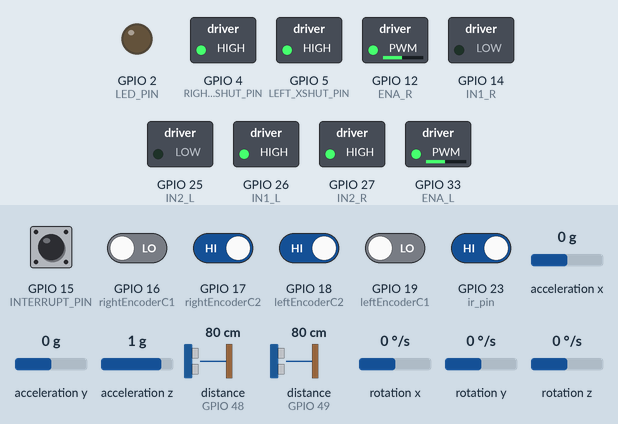
Simulated run of this sketch. Board: ESP32. Parts: switched loads named in the sketch (green lamp = pin HIGH), output pins drawn as LEDs (lit = HIGH). The inputs (shaded band) are chosen by the test bench; at power-on: GPIO 17 (rightEncoderC2), GPIO 18 (leftEncoderC2), GPIO 23 (ir_pin) HIGH, GPIO 15 (INTERRUPT_PIN), GPIO 16 (rightEncoderC1), GPIO 19 (leftEncoderC1) LOW, rotation z 0 °/s, acceleration x 0 g, acceleration y 0 g, acceleration z 1 g, distance to the obstacle (sensors on GPIO 48, GPIO 49) 80 cm, rotation x 0 °/s, rotation y 0 °/s. The sensor or clock chip raises its interrupt line as the real part does; what the sketch prints to the serial monitor is not drawn.

Above: at 7.1 s.
7.2 s: rotation z set to -27 °/s
10.2 s: rotation z set to -33 °/s
14.9 s: GPIO 23 (ir_pin) driven LOW
At 16.8 s:
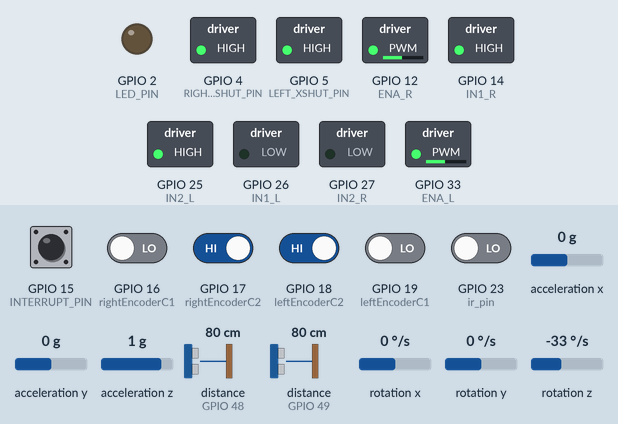
17.9 s: GPIO 23 (ir_pin) driven HIGH
At 20.2 s:
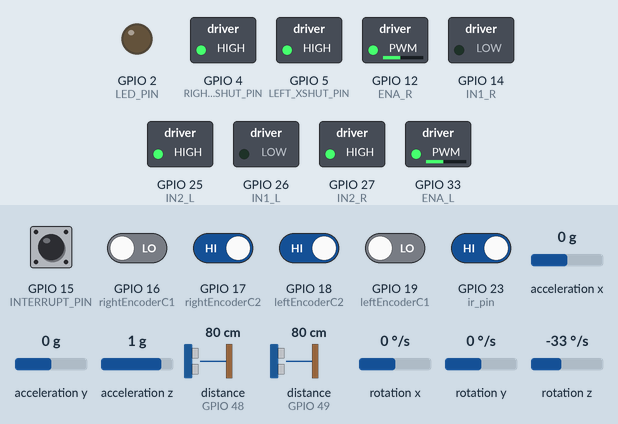
20.5 s: GPIO 16 (rightEncoderC1) driven HIGH
At 21.4 s:
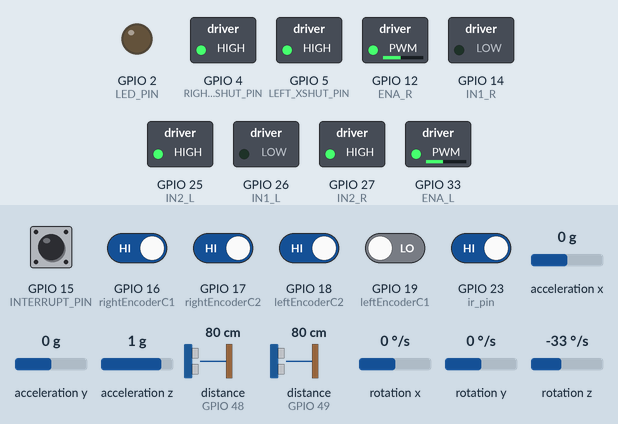
Timing chart, 0 to 23.0 s (numbered marks = the images above; inputs shaded):
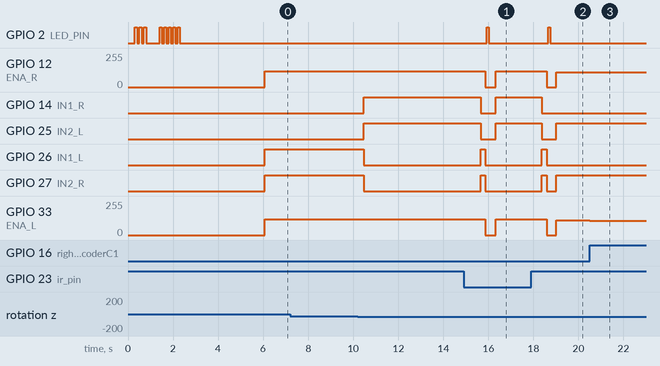

The sketch:

MoveForwardAndTurnRight.ino
```cpp
#include "MPU6050_6Axis_MotionApps20.h"
#include<VL53L0X.h>
#include "I2Cdev.h"
#include <Wire.h>


// ==================== Pins ================
// Left Motor
#define ENA_L 33
#define IN1_L 26
#define IN2_L 25

// Right Motor
#define ENA_R 12
#define IN1_R 14
#define IN2_R 27

// Left Encoder
#define leftEncoderC1 19
#define leftEncoderC2 18

// Right Encoder
#define rightEncoderC1 16
#define rightEncoderC2 17

// Lasers
#define LEFT_XSHUT_PIN 5
#define RIGHT_XSHUT_PIN 4

// IR
#define ir_pin 23

// ON BOARD LED
#define LED_PIN 2

// Interrupt pin
#define INTERRUPT_PIN 15

#define OUTPUT_READABLE_YAWPITCHROLL


// ==================== Constants ================
int encoderPolesCount = 14;
float motorGearRatio = 29;
float wheelDiameter = 4.6; //cm
float baseSpeed = 110;

const int CELL_SIZE = 24;
const int WALL_DETECTED = 8;

// Lazers Addresses
const uint8_t LEFT_SENSOR_ADDRESS = 0x30;
const uint8_t RIGHT_SENSOR_ADDRESS = 0x31;

// Absolute yaw target for each logical direction (deg).
// Right turn DECREASES yaw on this build, so going
// FORWARD -> RIGHT -> BACKWARD -> LEFT steps the target
// down each time.
const float directionYaw[4] =
{
  0,
  90.0,
  180.0,
  270.0
};


// ==================== Variables ================
// MOTOR SELECTOR
enum Motor { LEFT, RIGHT };
enum LocalDirectionStates
{
  FORWARD_D,
  RIGHT_D,
  BACKWARD_D,
  LEFT_D
};

LocalDirectionStates CurrentDirection;

// Lazers
VL53L0X leftSensor;
VL53L0X rightSensor;

// MPU6050
MPU6050 mpu;
float yawAngle;

// MPU6050 Control / Status Variables
bool DMPReady = false;
uint8_t MPUIntStatus;
uint8_t devStatus;
uint16_t packetSize;
uint8_t FIFOBuffer[64];

// Orientation / Motion Variables
Quaternion q;
VectorInt16 aa;
VectorInt16 gy;
VectorInt16 aaReal;
VectorInt16 aaWorld;
VectorFloat gravity;

float euler[3];
float ypr[3];

// TEAPOT PACKET
uint8_t teapotPacket[14] = {'$', 0x02, 0, 0, 0, 0, 0, 0, 0, 0, 0x00, 0x00, '\r', '\n'};


// ==================== Interrupt Variables ================
// MPU INTERRUPT
volatile bool MPUInterrupt = false;

volatile bool wallDetected = false;

volatile long leftEncoderCount = 0;
volatile long rightEncoderCount = 0;


// ==================== PID Parameters ================
// Move Specific Distance PID
// Gains
float Kp = 2;
float Ki = 0;
float Kd = 0.5;

// Controller signals
float P;
float I;
float D;

// Error tolerance
float tolerance = 2;

// Error variables
float error;
float prevError;
float currentTime;
float prevTime;

float maxPID_Out = 30;


// Lazers PID
float Kp_distance = 2.0;
float Ki_distance = 0.0;
float Kd_distance = 0.5;

const float distance_INTEGRAL_LIMIT = 20.0;
const float distance_PID_MAX = 30.0;
unsigned long distancePrevTime = 0;
float distancePrevError = 0;


// TURN PID GAINS
float Kp_turn = 1.9;
float Ki_turn = 0.0;
float Kd_turn = 0.5;

// LEFT / RIGHT SPEED SYNC
const unsigned long SYNC_SAMPLE_MS = 20;
const int SYNC_MAX_CORRECTION = 5;
const float SYNC_KP = 1.0;


// TURN PID TUNING
const float TURN_SPEED_MAX = 100.0;

// Inside this angle counts as arrived
const float TURN_TOLERANCE = 2;

// Motors don't reliably move below this speed
const float TURN_MIN_EFFECTIVE_SPEED = 120;

// Anti-windup limit
const float TURN_INTEGRAL_LIMIT = 10.0;


// ==================== ISR Functions ================
void IRAM_ATTR WallISR()
{
  wallDetected = true;
}

// Left Encoder
void IRAM_ATTR leftEncoderISR_C1()
{
  bool a = digitalRead(leftEncoderC1);
  bool b = digitalRead(leftEncoderC2);

  if (a == b) {
    leftEncoderCount++;
  }
  else {
    leftEncoderCount--;
  }
}

void IRAM_ATTR leftEncoderISR_C2()
{
  bool a = digitalRead(leftEncoderC1);
  bool b = digitalRead(leftEncoderC2);

  if (a != b) {
    leftEncoderCount++;
  }
  else {
    leftEncoderCount--;
  }
}

// Right Encoder
void IRAM_ATTR rightEncoderISR_C1()
{
  bool a = digitalRead(rightEncoderC1);
  bool b = digitalRead(rightEncoderC2);

  if (a == b) {
    rightEncoderCount--;
  }
  else {
    rightEncoderCount++;
  }
}

void IRAM_ATTR rightEncoderISR_C2()
{
  bool a = digitalRead(rightEncoderC1);
  bool b = digitalRead(rightEncoderC2);

  if (a != b) {
    rightEncoderCount--;
  }
  else {
    rightEncoderCount++;
  }
}

// SETUP
void setup() {
  Serial.begin(115200);
  InitializeVL53();

  //IR Pin
  pinMode(ir_pin, INPUT);

  // ON BOARD LED
  pinMode(LED_PIN, OUTPUT);
  digitalWrite(LED_PIN, LOW);


  // MOTORS START
  pinMode(IN1_L, OUTPUT);
  pinMode(IN2_L, OUTPUT);

  pinMode(IN1_R, OUTPUT);
  pinMode(IN2_R, OUTPUT);

  analogWriteResolution(ENA_R, 8);
  analogWriteFrequency(ENA_R, 5000);

  analogWriteResolution(ENA_L, 8);
  analogWriteFrequency(ENA_L, 5000);

  stopMotor(LEFT);
  stopMotor(RIGHT);

  // ENCODERS START
  pinMode(leftEncoderC1, INPUT);
  pinMode(leftEncoderC2, INPUT);

  pinMode(rightEncoderC1, INPUT);
  pinMode(rightEncoderC2, INPUT);

  attachInterrupt(digitalPinToInterrupt(ir_pin), WallISR, FALLING);
  attachInterrupt(digitalPinToInterrupt(leftEncoderC1), leftEncoderISR_C1, CHANGE );
  attachInterrupt(digitalPinToInterrupt(leftEncoderC2), leftEncoderISR_C2, CHANGE );

  attachInterrupt(digitalPinToInterrupt(rightEncoderC1), rightEncoderISR_C1, CHANGE );
  attachInterrupt(digitalPinToInterrupt(rightEncoderC2), rightEncoderISR_C2, CHANGE );

  // MPU6050 Start
  InitializeMPU_6050();

  // Set Initial Direction
  CurrentDirection = FORWARD_D;

  delay(3500);
}

// Loop
void loop() {
  WallFollower();
}


// ==================== Initializing Functions ================
// Initialize MPU6050
void InitializeMPU_6050()
{
#if I2CDEV_IMPLEMENTATION == I2CDEV_ARDUINO_WIRE
  Wire.begin();
  Wire.setClock(400000);

#elif I2CDEV_IMPLEMENTATION == I2CDEV_BUILTIN_FASTWIRE
  Fastwire::setup(400, true);

#endif

  // Initialize Device
  Serial.println(F("Initializing I2C devices..."));
  mpu.initialize();
  pinMode(INTERRUPT_PIN, INPUT);

  // Verifiy Connection
  Serial.println(F("Testing MPU6050 connection..."));

  if (mpu.testConnection() == false)
  {
    Serial.println("MPU6050 connection failed");
    while (true);
  }
  else
  {
    Serial.println("MPU6050 connection successful");
    Blink(3);
  }

  // Initialize DMP
  Serial.println(F("Initializing DMP..."));
  devStatus = mpu.dmpInitialize();

  // GYRO / ACCEL OFFSETS
  mpu.setXGyroOffset(0);
  mpu.setYGyroOffset(0);
  mpu.setZGyroOffset(0);

  mpu.setXAccelOffset(0);
  mpu.setYAccelOffset(0);
  mpu.setZAccelOffset(0);

  // Check DMP
  if (devStatus == 0) {

    mpu.CalibrateAccel(6);
    mpu.CalibrateGyro(6);

    Serial.println("These are the Active offsets: ");
    mpu.PrintActiveOffsets();

    Serial.println(F("Enabling DMP..."));
    mpu.setDMPEnabled(true);

    // ESP32 INTERRUPT
    attachInterrupt(digitalPinToInterrupt(INTERRUPT_PIN), DMPDataReady, RISING);
    MPUIntStatus = mpu.getIntStatus();

    // DMP READY
    Serial.println(F("DMP ready! Waiting for first interrupt..."));
    DMPReady = true;
    packetSize = mpu.dmpGetFIFOPacketSize();

    Blink(5);
  }
  else
  {
    Serial.print("DMP initialization failed. Code: ");
    Serial.println(devStatus);
  }
}


//Initialize Lazers Sensor
void InitializeVL53()
{
  Wire.begin();
  pinMode(LEFT_XSHUT_PIN, OUTPUT);
  pinMode(RIGHT_XSHUT_PIN, OUTPUT);

  // Turn both sensors OFF
  digitalWrite(LEFT_XSHUT_PIN, LOW);
  digitalWrite(RIGHT_XSHUT_PIN, LOW);

  delay(100);

  // Start LEFT sensor
  digitalWrite(LEFT_XSHUT_PIN, HIGH);
  delay(100);

  if (!leftSensor.init())
  {
    Serial.println("LEFT sensor failed!");
    while (true);
  }

  leftSensor.setAddress(LEFT_SENSOR_ADDRESS);
  leftSensor.setTimeout(100);
  leftSensor.startContinuous();


  // Start RIGHT sensor
  digitalWrite(RIGHT_XSHUT_PIN, HIGH);
  delay(100);

  if (!rightSensor.init())
  {
    Serial.println("RIGHT sensor failed!");
    while (true);
  }

  rightSensor.setAddress(RIGHT_SENSOR_ADDRESS);
  rightSensor.setTimeout(100);
  rightSensor.startContinuous();

  Serial.println("Both sensors sensors ready.");
}


// ==================== PID Functions ================
void VLO_PID()
{
  // Read sensors
  float leftDistance = readLeftDistance();
  float rightDistance = readRightDistance();

  // Check readings
  if (leftDistance <= 0 || rightDistance <= 0)
  {
    stopMotor(LEFT);
    stopMotor(RIGHT);
    return;
  }

  float output = 0;

  if (leftDistance <= 12 && rightDistance <= 12)
  {

    // يوجد حائط على اليمين واليسار
    // استخدم VL53 Error
    error = leftDistance - rightDistance;

    // Calculate dt
    unsigned long currentTime = millis();
    float dt = (currentTime - distancePrevTime) / 1000.0;


    if (dt <= 0)
    {
      dt = 0.001;
    }
    distancePrevTime = currentTime;

    P = Kp_distance * error;
    I += error * dt * Ki_distance;
    I = constrain(I, -distance_INTEGRAL_LIMIT, distance_INTEGRAL_LIMIT);
    D = Kd_distance * ((error - distancePrevError) / dt);

    distancePrevError = error;

    // PID output
    output = P + I + D;

    // Limit output
    output =constrain(output, -distance_PID_MAX, distance_PID_MAX);

    int leftSpeed = baseSpeed - output;
    int rightSpeed = baseSpeed + output;

    // Limit speeds
    leftSpeed =constrain(leftSpeed, 0, 180);
    rightSpeed = constrain(rightSpeed, 0, 180);

    motorForward(leftSpeed, LEFT);
    motorForward(rightSpeed, RIGHT);
  }
  else
  {
    output =
      calcuate();
  }

  // Debug
  Serial.print("L: ");
  Serial.print(leftDistance);

  Serial.print(" | R: ");
  Serial.print(rightDistance);

  Serial.print(" | Error: ");
  Serial.print(error);

  Serial.print(" | Output: ");
  Serial.println(output);
}


// ==================== MPU Functions ================
void DMPDataReady() {
  MPUInterrupt = true;
}


// Update MPU6050 Readings
void UpdateMPU_6050()
{
  if (!DMPReady)
  {
    return;
  }

  if (mpu.dmpGetCurrentFIFOPacket(FIFOBuffer)) {

    mpu.dmpGetQuaternion(&q, FIFOBuffer);
    mpu.dmpGetGravity(&gravity, &q);
    mpu.dmpGetYawPitchRoll(ypr, &q, &gravity);

    //convert the radian to degree
    yawAngle = ypr[0] * 180 / M_PI;
  }
}


// ==================== LED Function ================
void Blink(int times) {

  for (int i = 0; i < times; i++) {

    digitalWrite(LED_PIN, HIGH);
    delay(100);
    digitalWrite(LED_PIN, LOW);
    delay(100);
  }
}


// ==================== Motor Functions ================
// Motor Forward
void motorForward(int speed, Motor motor) {

  speed = constrain(speed, 0, 255);

  if (motor == LEFT) {

    digitalWrite(IN1_L, LOW);
    digitalWrite(IN2_L, HIGH);
    analogWrite(ENA_L, speed);
  }
  else {

    digitalWrite(IN1_R, LOW);
    digitalWrite(IN2_R, HIGH);
    analogWrite(ENA_R, speed);
  }
}


// Motor Backward
void motorBackward(int speed, Motor motor) {

  speed = constrain(speed, 0, 255);


  if (motor == LEFT) {

    digitalWrite(IN1_L, HIGH);
    digitalWrite(IN2_L, LOW);
    analogWrite(ENA_L, speed);
  }
  else {

    digitalWrite(IN1_R, HIGH);
    digitalWrite(IN2_R, LOW);
    analogWrite(ENA_R, speed);
  }
}


// Motor Control
void stopMotor(Motor motor) {

  if (motor == LEFT) {

    digitalWrite(IN1_L, LOW);
    digitalWrite(IN2_L, LOW);
    analogWrite(ENA_L, 0);
  }
  else {

    digitalWrite(IN1_R, LOW);
    digitalWrite(IN2_R, LOW);
    analogWrite(ENA_R, 0);
  }
}


// ==================== Read Functions =================
// Read Left Distance in cm
float readLeftDistance() {
  uint16_t distance = leftSensor.readRangeContinuousMillimeters();

  if (leftSensor.timeoutOccurred())
  {
    return -1;
  }

  return distance / 10.0;
}


// Read right distance in cm
float readRightDistance()
{
  uint16_t distance = rightSensor.readRangeContinuousMillimeters();

  if (rightSensor.timeoutOccurred())
  {
    return -1;
  }
  return distance / 10.0;
}

// Normalize Angle
float normalizeAngle(float angle)
{
  if (angle > 180)
    angle -= 360;

  if (angle < -180)
    angle += 360;

  return angle;
}


// ==================== Control Functions =================
void TurnRight90()
{
  // Stop before starting the turn
  stopMotor(LEFT);
  stopMotor(RIGHT);
  delay(100);

  // Find new Direction
  LocalDirectionStates newDirection =(LocalDirectionStates) ((CurrentDirection + 1) % 4);

  // Turn to target Yaw
  TurnToYaw(directionYaw[newDirection]);

  // Update Current Direction
  CurrentDirection = newDirection;
}

void TurnLeft90(){

  stopMotor(LEFT);
  stopMotor(RIGHT);
  delay(100);

  LocalDirectionStates  newDirection = (LocalDirectionStates) ((CurrentDirection+3)%4);

  TurnToYaw(directionYaw[newDirection]);
  CurrentDirection = newDirection;
}


void MoveStraight(float targetDistance_cm)
{
  leftEncoderCount = 0;
  rightEncoderCount = 0;

  I = 0;
  prevError = 0;
  prevTime = millis();

  float ticksPerRev = encoderPolesCount * 2 * motorGearRatio;
  float wheelCircumference_cm = PI * wheelDiameter;
  long targetTicks = (long)((targetDistance_cm / wheelCircumference_cm) * ticksPerRev);

  while (true) {

    // DEBUG ENCODERS
    if(front_wallDetected()){
      stopMotor(LEFT);
      stopMotor(RIGHT);


       while (front_wallDetected())
      {
        TurnRight90();

        delay(50);
      }
      I = 0;
      prevError = 0;
      prevTime = millis();
    }

    Serial.print("left: ");
    Serial.println(leftEncoderCount);

    Serial.print("right: ");
    Serial.println(rightEncoderCount);

    // Average Distance between 2 Encoders
    long avgTicks = (leftEncoderCount + rightEncoderCount) / 2;

    if (avgTicks >= targetTicks) {

      stopMotor(LEFT);
      stopMotor(RIGHT);

      return;
    }

    // Error
    error = leftEncoderCount - rightEncoderCount;

    // Time
    currentTime = millis();

    float dt =
      currentTime - prevTime;

    if (dt <= 0)
      dt = 1;

    // PID
    P = error * Kp;
    I += dt * Ki * error;
    I = constrain(I, -maxPID_Out, maxPID_Out);
    D = ((error - prevError) / dt) * Kd;

    prevError = error;
    prevTime = currentTime;

    float out = constrain(P + I + D, -maxPID_Out, maxPID_Out);

    // Motor Speed
    motorForward((int)(baseSpeed - out), LEFT);
    motorForward((int)(baseSpeed + out), RIGHT);
  }
}


// Turn to specific Yaw
void TurnToYaw(float targetYaw)
{

  float integral = 0;
  float prevError = 0;
  bool firstSample = true;
  unsigned long prevTime = millis();

  while (true)
  {
    // UPDATE MPU6050
    UpdateMPU_6050();

    // Calculate Error
    float error = normalizeAngle(targetYaw - yawAngle);

    // // SERIAL DEBUG
    // Serial.print("Yaw: ");
    // Serial.print(yawAngle, 2);

    // Serial.print(" | Target: ");
    // Serial.print(targetYaw, 2);

    // Serial.print(" | Error: ");
    // Serial.println(error, 2);

    // Check if we reached target
    if (abs(error) <= TURN_TOLERANCE)
    {

      stopMotor(LEFT);
      stopMotor(RIGHT);
      delay(50);

      // Take another reading
      UpdateMPU_6050();

      error = normalizeAngle(targetYaw - yawAngle);

      if (abs(error) <= TURN_TOLERANCE)
      {
        break;
      }
    }

    // Calculate DT for the derivative function
    unsigned long now = millis();
    float dt = (now - prevTime) / 1000.0;

    if (dt <= 0)
      dt = 0.001;

    prevTime = now;

    // FIRST SAMPLE
    if (firstSample)
    {
      prevError = error;
      firstSample = false;
    }

    // Integral
    integral =constrain(integral + error * dt, -TURN_INTEGRAL_LIMIT, TURN_INTEGRAL_LIMIT);

    // DERIVATIVE
    float derivative = (error - prevError) / dt;

    prevError = error;

    // PID OUTPUT
    float output = Kp_turn * error + Ki_turn * integral + Kd_turn * derivative;

    // Debugging
    Serial.print("Yaw: ");
    Serial.print(yawAngle, 2);

    Serial.print(" | Error: ");
    Serial.print(error, 2);

    Serial.print(" | Output: ");
    Serial.println(output, 2);

    // Limite Output
    output =constrain(output, -TURN_SPEED_MAX, TURN_SPEED_MAX);


    // Minimum effective speed
    if (abs(output) < TURN_MIN_EFFECTIVE_SPEED)
    {
      output = (output < 0) ? -TURN_MIN_EFFECTIVE_SPEED : TURN_MIN_EFFECTIVE_SPEED;
    }

    // Motor Speed
    int speed = (int)abs(output);

    // Turn Direction
    if (output > 0)
    {
      // Turn right
      motorForward(speed, LEFT);
      motorBackward(speed, RIGHT);
    }
    else
    {
      // Turn left
      motorBackward(speed, LEFT);
      motorForward(speed, RIGHT);
    }
  }

  // Turn finished
  Blink(1);

  stopMotor(LEFT);
  stopMotor(RIGHT);

  delay(100);
}


float calcuate()
{
  error = leftEncoderCount - rightEncoderCount;
  currentTime = millis();

  float dt = currentTime - prevTime;
  if (dt <= 0)
    dt = 1;


  P = error * Kp;
  I += dt * Ki * error;
  D = ((error - prevError) / dt) * Kd;

  I = constrain(I, -maxPID_Out, maxPID_Out);

  prevError = error;
  prevTime = currentTime;

  float out = constrain(P + I + D, -maxPID_Out, maxPID_Out);

  // Motor speed
  motorForward((int)(baseSpeed - out), LEFT);
  motorForward((int)(baseSpeed + out), RIGHT);

  return out;
}


bool front_wallDetected(){
  return digitalRead(ir_pin) == LOW;
}

void detected_front(){

  while(front_wallDetected){
    stopMotor(LEFT);
    stopMotor(RIGHT);

    TurnRight90();
    delay(50);
  }
}


//left wall follower algorithm
void WallFollower(){
  while(true){
    float leftDistance = readLeftDistance();//measure lefr distance
    float rightDistance= readRightDistance();// measure right distance

    bool frontWall = front_wallDetected(); // see the front size if there is a wall or not

    //left
    if(leftDistance > WALL_DETECTED){
      TurnLeft90();
      MoveStraight(CELL_SIZE);
    }
    //front
    else if (!frontWall){
      MoveStraight(CELL_SIZE);
    }
    //right
    else if (rightDistance > WALL_DETECTED){
      TurnRight90();
      MoveStraight(CELL_SIZE);
    }
    //back
    else{
      TurnRight90();
      TurnRight90();
      MoveStraight(CELL_SIZE);
    }
  }
}
```

Measured:
- after the input at 14.9 s, GPIO 27 (IN2_R): goes on until 15.9 s, then stays LOW
- after the input at 17.9 s, GPIO 14 (IN1_R): goes on until 18.4 s, then stays LOW
- after the input at 20.5 s, GPIO 12 (ENA_R): 110/255 → 112/255 at once; GPIO 33 (ENA_L): 110/255 → 108/255 at once
